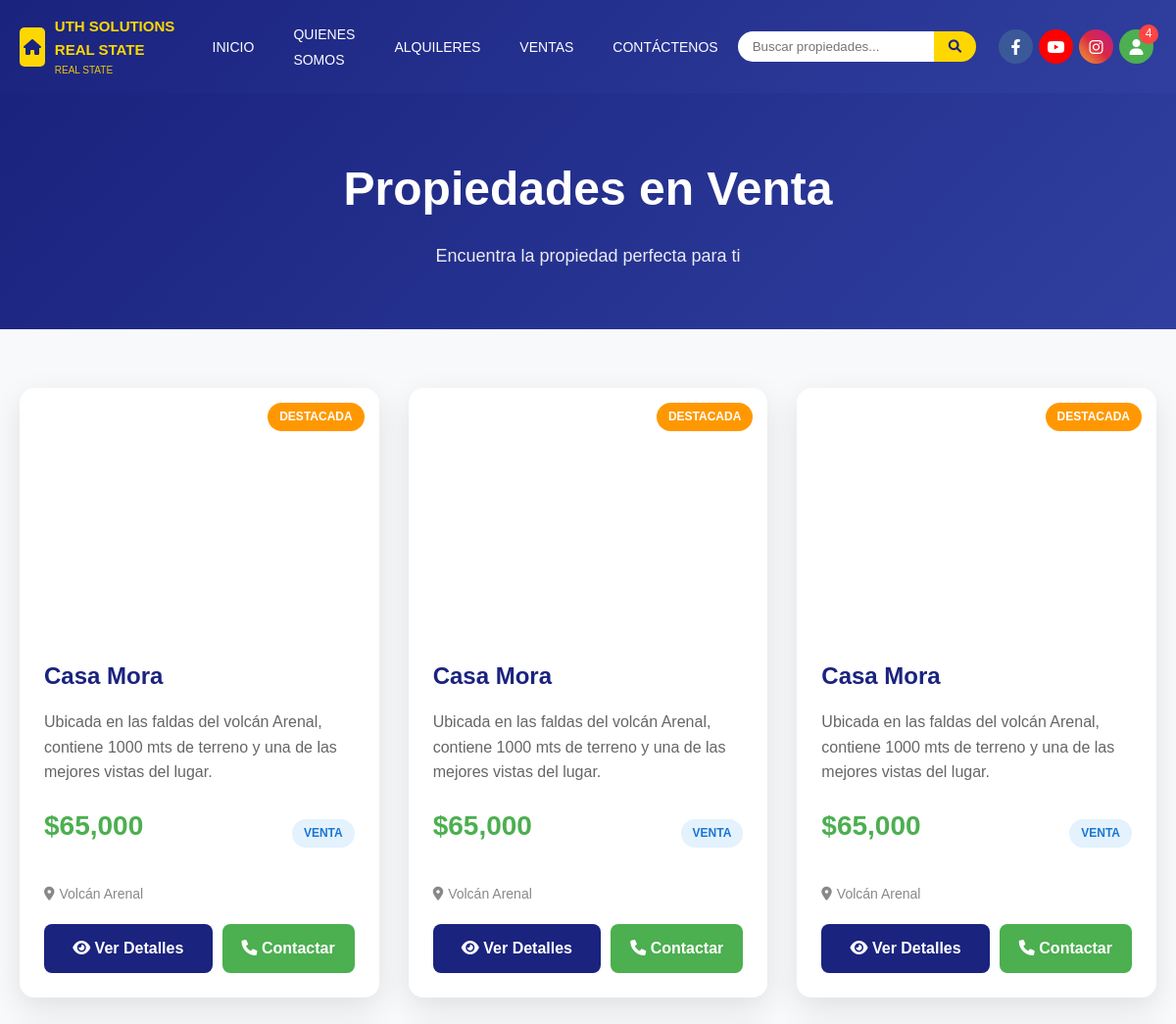
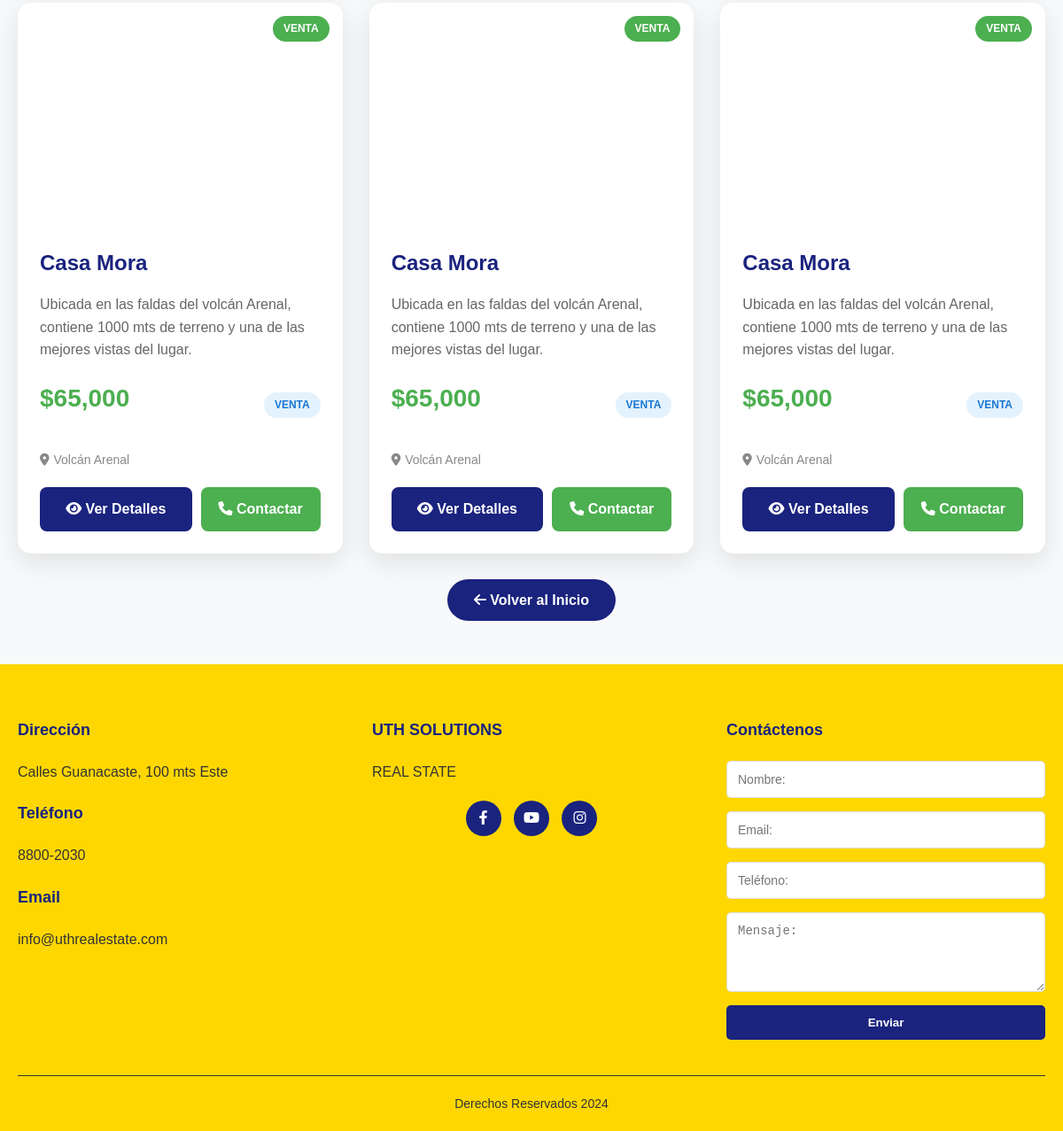
The page /propiedades.php?tipo=venta on the database as committed earlier (2 pictures, top to bottom).
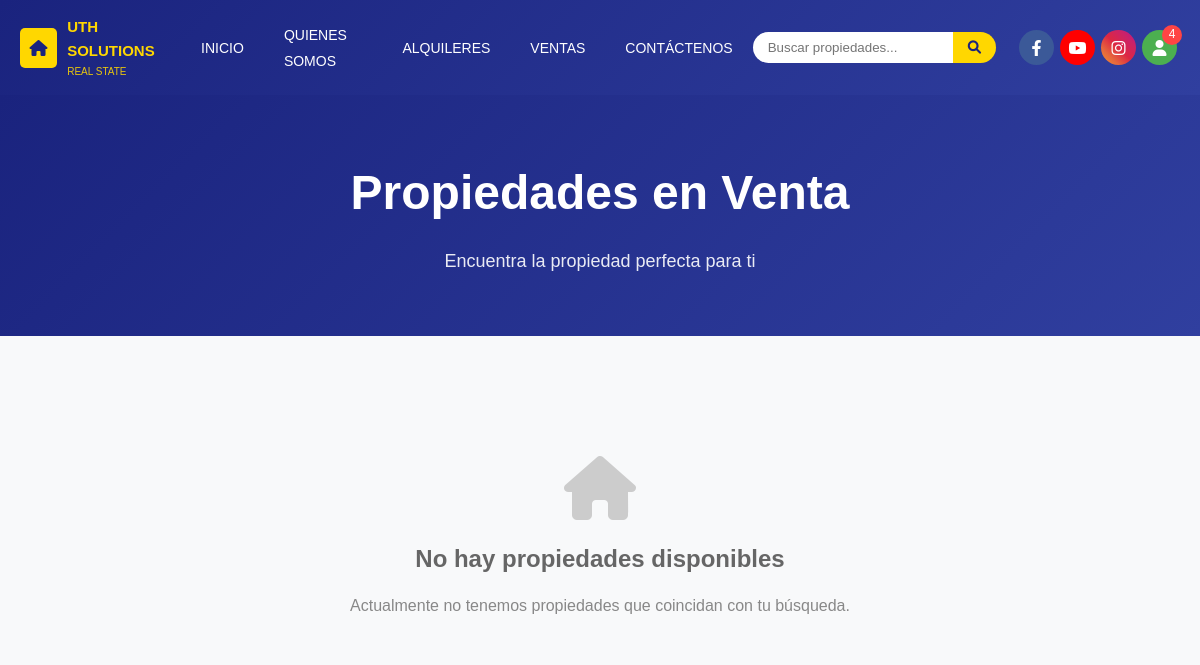
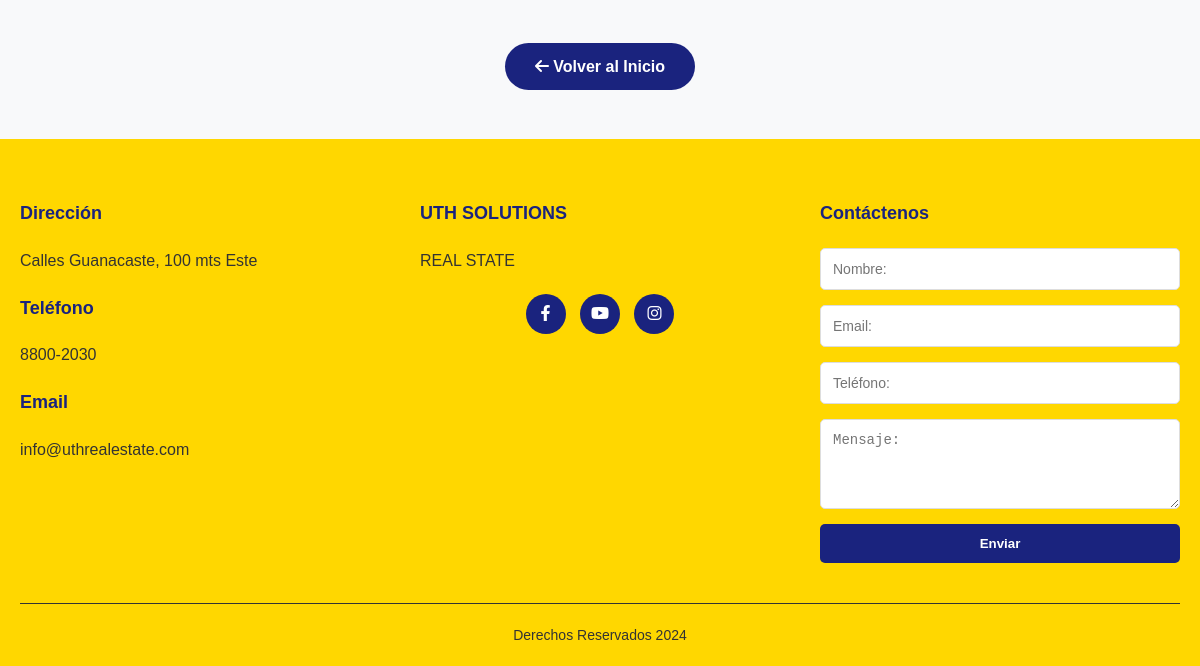
The same page on the database as committed later (2 pictures, top to bottom).
### tables this page shows
CREATE TABLE configuracion_sitio (
    id INT AUTO_INCREMENT PRIMARY KEY,
    nombre_sitio VARCHAR(100) DEFAULT 'UTH SOLUTIONS REAL STATE',
    color_esquema ENUM('azul', 'amarillo', 'gris', 'blanco_gris') DEFAULT 'azul',
    icono_principal VARCHAR(255),
    icono_blanco VARCHAR(255),
    imagen_banner VARCHAR(255),
    mensaje_banner TEXT,
    titulo_quienes_somos VARCHAR(200),
    descripcion_quienes_somos TEXT,
    imagen_quienes_somos VARCHAR(255),
    facebook_url VARCHAR(255),
    youtube_url VARCHAR(255),
    instagram_url VARCHAR(255),
    direccion TEXT,
    telefono_contacto VARCHAR(20),
    email_contacto VARCHAR(100),
    fecha_actualizacion TIMESTAMP DEFAULT CURRENT_TIMESTAMP ON UPDATE CURRENT_TIMESTAMP
);

CREATE TABLE propiedades (
    id INT AUTO_INCREMENT PRIMARY KEY,
    tipo ENUM('alquiler', 'venta') NOT NULL,
    destacada BOOLEAN DEFAULT FALSE,
    titulo VARCHAR(200) NOT NULL,
    descripcion_breve TEXT,
    descripcion_larga TEXT,
    precio DECIMAL(12,2) NOT NULL,
    agente_id INT,
    imagen_destacada VARCHAR(255),
    ubicacion VARCHAR(255),
    mapa TEXT,
    estado ENUM('activa', 'inactiva') DEFAULT 'activa',
    fecha_creacion TIMESTAMP DEFAULT CURRENT_TIMESTAMP,
    fecha_actualizacion TIMESTAMP DEFAULT CURRENT_TIMESTAMP ON UPDATE CURRENT_TIMESTAMP,
    FOREIGN KEY (agente_id) REFERENCES usuarios(id) ON DELETE SET NULL
);

### conexion.php (called while the page is built, shortened)
<?php
function sanitizar($data) {
    return htmlspecialchars(strip_tags(trim($data)), ENT_QUOTES, 'UTF-8');
}
?>

### propiedades.php (the view, shortened to what the changed rows need)
<?php
require_once 'conexion.php';
try {
    $stmt = $conexion->prepare("SELECT * FROM configuracion_sitio WHERE id = 1");
    $stmt->execute();
    $config = $stmt->fetch();
} catch(PDOException $e) {
    $config = null;
}
$tipo = sanitizar($_GET['tipo'] ?? '');
$destacadas = isset($_GET['destacadas']) ? 1 : 0;
$where_conditions = ["estado = 'activa'"];
$params = [];
if ($destacadas) {
    $where_conditions[] = "destacada = ?";
    $params[] = 1;
    $titulo_pagina = "Propiedades Destacadas";
} elseif ($tipo == 'venta') {
    $where_conditions[] = "tipo = ?";
    $params[] = 'venta';
    $titulo_pagina = "Propiedades en Venta";
} elseif ($tipo == 'alquiler') {
    $where_conditions[] = "tipo = ?";
    $params[] = 'alquiler';
    $titulo_pagina = "Propiedades en Alquiler";
} else {
    $titulo_pagina = "Todas las Propiedades";
}
$where_clause = implode(' AND ', $where_conditions);
try {
    $stmt = $conexion->prepare("SELECT * FROM propiedades WHERE $where_clause ORDER BY fecha_creacion DESC");
    $stmt->execute($params);
    $propiedades = $stmt->fetchAll();
} catch(PDOException $e) {
    $propiedades = [];
}
?>
<!DOCTYPE html>
<html lang="es">
<head>
    <link rel="stylesheet" href="css/style.css">
    <link rel="stylesheet" href="https://cdnjs.cloudflare.com/ajax/libs/font-awesome/6.0.0/css/all.min.css">
</head>
<body class="<?= $config ? 'color-' . $config['color_esquema'] : 'color-azul' ?>">
    <header class="header">
        <div class="header-container">
            <div class="logo">
                <div class="logo-text">
                    <h1><?= $config ? htmlspecialchars($config['nombre_sitio']) : 'UTH SOLUTIONS' ?></h1>
                    <p>REAL STATE</p>
                </div>
            </div>
        </div>
    </header>
    <section class="properties-header">
        <div class="container">
            <h1><?= $titulo_pagina ?></h1>
        </div>
    </section>
    <section class="properties-content">
        <div class="container">
            <?php if (empty($propiedades)): ?>
                <div class="no-properties">
                    <i class="fas fa-home"></i>
                    <h3>No hay propiedades disponibles</h3>
                    <p>Actualmente no tenemos propiedades que coincidan con tu búsqueda.</p>
                </div>
            <?php else: ?>
                <div class="properties-grid">
                    <?php foreach ($propiedades as $propiedad): ?>
                        <div class="property-card">
                            <div class="property-image" style="background-image: url('images/<?= $propiedad['imagen_destacada'] ? htmlspecialchars($propiedad['imagen_destacada']) : 'default-house.jpg' ?>');">
                                <div class="property-badge <?= $propiedad['destacada'] ? 'destacada' : $propiedad['tipo'] ?>">
                                    <?php if ($propiedad['destacada']): ?>
                                        Destacada
                                    <?php else: ?>
                                        <?= ucfirst($propiedad['tipo']) ?>
                                    <?php endif; ?>
                                </div>
                            </div>
                            <div class="property-content">
                                <h3 class="property-title"><?= htmlspecialchars($propiedad['titulo']) ?></h3>
                                <p class="property-description"><?= htmlspecialchars($propiedad['descripcion_breve']) ?></p>
                                <div class="property-details">
                                    <div class="property-price">$<?= number_format($propiedad['precio'], 0, '.', ',') ?></div>
                                    <div class="property-type"><?= ucfirst($propiedad['tipo']) ?></div>
                                </div>
                                <div class="property-location">
                                    <i class="fas fa-map-marker-alt"></i>
                                    <?= htmlspecialchars($propiedad['ubicacion']) ?>
                                </div>
                                <div class="property-actions">
                                    <a href="detalle.php?id=<?= $propiedad['id'] ?>" class="btn-view">
                                        <i class="fas fa-eye"></i> Ver Detalles
                                    </a>
                                    <a href="#contacto" class="btn-contact">
                                        <i class="fas fa-phone"></i> Contactar
                                    </a>
                                </div>
                            </div>
                        </div>
                    <?php endforeach; ?>
                </div>
            <?php endif; ?>
        </div>
    </section>
    <footer class="footer" id="contacto">
        <div class="container">
            <div class="footer-content">
                <div class="footer-section">
                    <h3>Dirección</h3>
                    <p><?= $config ? htmlspecialchars($config['direccion']) : 'Calles Guanacaste, 100 mts Este' ?></p>
                    <h3 style="margin-top: 20px;">Teléfono</h3>
                    <p><?= $config ? htmlspecialchars($config['telefono_contacto']) : '8800-2030' ?></p>
                    <h3 style="margin-top: 20px;">Email</h3>
                    <p><?= $config ? htmlspecialchars($config['email_contacto']) : 'info@uthrealestate.com' ?></p>
                </div>
            </div>
        </div>
    </footer>
</body>
</html>

Rows that differ between the two databases and show on the page:
removed configuracion_sitio: nombre_sitio "UTH SOLUTIONS REAL STATE", direccion "Calles Guanacaste, 100 mts Este", telefono_contacto "8800-2030", email_contacto "info@uthrealestate.com"
removed propiedades: destacada "DESTACADA", titulo "Casa Mora", descripcion_breve "Ubicada en las faldas del volcán Arenal, contiene 1000 mts de terreno y una de las mejores vistas del lugar.", precio "65,000", tipo "VENTA", ubicacion "Volcán Arenal"
removed propiedades: destacada "DESTACADA", titulo "Casa Mora", descripcion_breve "Ubicada en las faldas del volcán Arenal, contiene 1000 mts de terreno y una de las mejores vistas del lugar.", precio "65,000", tipo "VENTA", ubicacion "Volcán Arenal"
removed propiedades: destacada "DESTACADA", titulo "Casa Mora", descripcion_breve "Ubicada en las faldas del volcán Arenal, contiene 1000 mts de terreno y una de las mejores vistas del lugar.", precio "65,000", tipo "VENTA", ubicacion "Volcán Arenal"
removed propiedades: tipo "VENTA", titulo "Casa Mora", descripcion_breve "Ubicada en las faldas del volcán Arenal, contiene 1000 mts de terreno y una de las mejores vistas del lugar.", precio "65,000", ubicacion "Volcán Arenal", destacada 0 (drawn)
removed propiedades: tipo "VENTA", titulo "Casa Mora", descripcion_breve "Ubicada en las faldas del volcán Arenal, contiene 1000 mts de terreno y una de las mejores vistas del lugar.", precio "65,000", ubicacion "Volcán Arenal", destacada 0 (drawn)
removed propiedades: tipo "VENTA", titulo "Casa Mora", descripcion_breve "Ubicada en las faldas del volcán Arenal, contiene 1000 mts de terreno y una de las mejores vistas del lugar.", precio "65,000", ubicacion "Volcán Arenal", destacada 0 (drawn)
Other text that changed with them:
text now shown: "UTH SOLUTIONS No hay propiedades disponibles Actualmente no tenemos propiedades que coincidan con tu búsqueda. Calles Guanacaste, 100 mts Este 8800-2030 info@uthrealestate.com"
